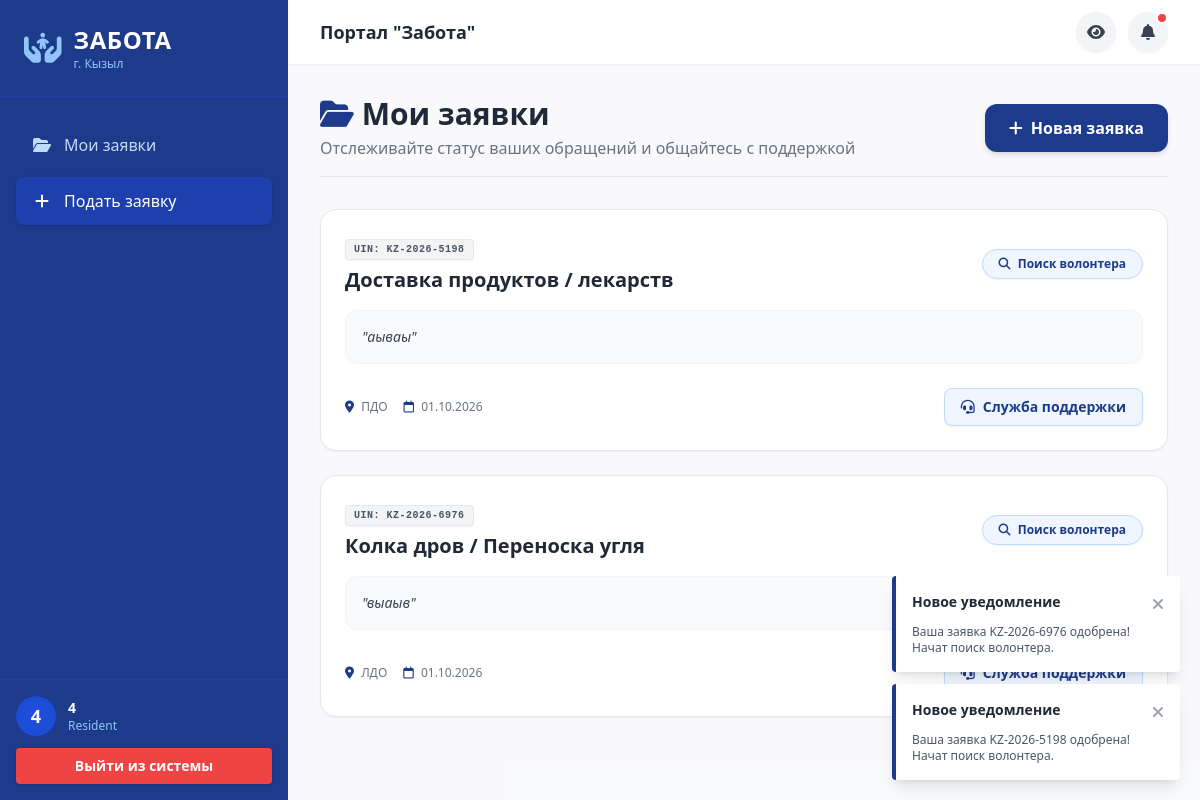
Page /resident/dashboard (signed in) on the committed database.
### models.py (models this page shows)
class User(Base):
    __tablename__ = "users"
    id = Column(Integer, primary_key=True, index=True)
    full_name = Column(String(255))
    phone = Column(String(20), unique=True, index=True)
    password_hash = Column(String(255))
    role = Column(Enum(UserRole), default=UserRole.resident)
    district_id = Column(Integer, ForeignKey("districts.id"), nullable=True)
    status = Column(Enum(UserStatus), default=UserStatus.active)
    rating = Column(Float, default=0.0)
    volunteer_hours = Column(Integer, default=0)
    created_at = Column(DateTime, default=datetime.utcnow)
    district = relationship("District", back_populates="users")
    applications = relationship("Application", back_populates="user")
    assignments = relationship("TaskAssignment", back_populates="volunteer")
    messages = relationship("TaskMessage", back_populates="sender")
    certificates = relationship("Certificate", back_populates="user")
    notifications = relationship("Notification", back_populates="user", cascade="all, delete-orphan")

class Application(Base):
    __tablename__ = "applications"
    id = Column(Integer, primary_key=True, index=True)
    user_id = Column(Integer, ForeignKey("users.id"))
    uin = Column(String(20), unique=True, index=True)
    applicant_name = Column(String(255))
    phone = Column(String(20))
    is_third_party = Column(Boolean, default=False)
    third_party_info = Column(Text, nullable=True)
    benefit_category = Column(String(100))
    district_id = Column(Integer, ForeignKey("districts.id"))
    address = Column(Text)
    category_id = Column(Integer, ForeignKey("categories.id"))
    description = Column(Text)
    audio_url = Column(String(255), nullable=True)
    is_emergency = Column(Boolean, default=False)
    status = Column(Enum(ApplicationStatus), default=ApplicationStatus.new)
    required_volunteers = Column(Integer, default=1)
    created_at = Column(DateTime, default=datetime.utcnow)
    user = relationship("User", back_populates="applications")
    district = relationship("District", back_populates="applications")
    category = relationship("Category", back_populates="applications")
    assignments = relationship("TaskAssignment", back_populates="application")
    messages = relationship("TaskMessage", back_populates="application")

class Category(Base):
    __tablename__ = "categories"
    id = Column(Integer, primary_key=True, index=True)
    title = Column(String(100))
    icon = Column(String(50))
    applications = relationship("Application", back_populates="category")

class District(Base):
    __tablename__ = "districts"
    id = Column(Integer, primary_key=True, index=True)
    name = Column(String(100), index=True)
    users = relationship("User", back_populates="district")
    applications = relationship("Application", back_populates="district")

### main.py (the view)
@app.get("/resident/dashboard")
async def resident_dashboard(request: Request, db: Session = Depends(get_db), user: models.User = Depends(auth.get_current_user)):
    if not user or user.role.name != 'resident':
        return RedirectResponse(url="/login")
    applications = db.query(models.Application).filter(models.Application.user_id == user.id).order_by(models.Application.created_at.desc()).all()
    return templates.TemplateResponse("resident_dashboard.html", {"request": request, "user": user, "applications": applications})

### templates/resident_dashboard.html (shortened to what this page needs)
{% extends "base.html" %}
{% block content %}
<div class="max-w-4xl mx-auto">
    <div class="flex flex-col md:flex-row justify-between items-start md:items-center mb-8 gap-4 border-b pb-4">
        <div>
            <h2 class="text-3xl font-bold text-gray-800"><i class="fa-solid fa-folder-open text-brand mr-2"></i>Мои заявки</h2>
            <p class="text-gray-500 mt-1">Отслеживайте статус ваших обращений и общайтесь с поддержкой</p>
        </div>
        <a href="/request/new" class="bg-brand text-white px-6 py-3 rounded-xl shadow-md hover:bg-blue-800 transition font-bold flex items-center gap-2 transform hover:-translate-y-0.5">
            <i class="fa-solid fa-plus"></i> Новая заявка
        </a>
    </div>
    <div class="space-y-6">
        {% for app in applications %}
        <div class="bg-white p-6 rounded-2xl shadow-sm border border-gray-200 hover:shadow-md transition">
            <div class="flex flex-col md:flex-row justify-between items-start md:items-center mb-4 gap-3">
                <div>
                    <span class="text-[10px] font-mono font-bold bg-gray-100 text-gray-600 px-2 py-1 rounded border border-gray-200 shadow-sm uppercase tracking-wider">UIN: {{ app.uin }}</span>
                    <h3 class="text-xl font-bold text-gray-800 mt-2">{{ app.category.title }}</h3>
                </div>
                <span class="px-4 py-1.5 rounded-full text-xs font-bold whitespace-nowrap shadow-sm border
                    {% if app.status.name == 'new' %} bg-gray-50 text-gray-700 border-gray-200
                    {% elif app.status.name == 'approved' %} bg-blue-50 text-brand border-blue-200
                    {% elif app.status.name in ['in_progress', 'review'] %} bg-yellow-50 text-yellow-700 border-yellow-200
                    {% elif app.status.name == 'completed' %} bg-emerald-50 text-success border-emerald-200
                    {% elif app.status.name == 'needs_materials' %} bg-indigo-50 text-indigo-700 border-indigo-200 animate-pulse
                    {% else %} bg-red-50 text-danger border-red-200 {% endif %}">
                    {% if app.status.name == 'new' %}<i class="fa-solid fa-clock mr-1"></i> Ожидает проверки
                    {% elif app.status.name == 'approved' %}<i class="fa-solid fa-magnifying-glass mr-1"></i> Поиск волонтера
                    {% elif app.status.name in ['in_progress', 'review'] %}<i class="fa-solid fa-person-digging mr-1"></i> В работе
                    {% elif app.status.name == 'completed' %}<i class="fa-solid fa-check-double mr-1"></i> Выполнена
                    {% elif app.status.name == 'needs_materials' %}<i class="fa-solid fa-box-open mr-1"></i> Ищем материалы
                    {% else %}<i class="fa-solid fa-ban mr-1"></i> Отклонена{% endif %}
                </span>
            </div>
            <p class="text-sm text-gray-700 mb-4 bg-gray-50 p-4 rounded-xl border border-gray-100 italic">"{{ app.description }}"</p>
            <div class="flex flex-wrap items-center gap-4 pt-2">
                <p class="text-xs text-gray-500 font-medium"><i class="fa-solid fa-location-dot text-brand mr-1"></i> {{ app.district.name }}</p>
                <p class="text-xs text-gray-500 font-medium"><i class="fa-regular fa-calendar text-brand mr-1"></i> {{ app.created_at.strftime('%d.%m.%Y') }}</p>
                <a href="/resident/chat/{{ app.id }}" class="inline-flex items-center gap-2 text-sm text-brand hover:text-white hover:bg-brand font-bold bg-blue-50 px-4 py-2 rounded-lg border border-blue-200 transition ml-auto shadow-sm">
                    <i class="fa-solid fa-headset"></i> Служба поддержки
                </a>
            </div>
        </div>
        {% endfor %}
    </div>
</div>
{% endblock %}

### templates/base.html (shortened to what this page needs)
<!DOCTYPE html>
<html lang="ru">
<head>
    <script src="https://cdn.tailwindcss.com"></script>
    <link rel="stylesheet" href="https://cdnjs.cloudflare.com/ajax/libs/font-awesome/6.4.0/css/all.min.css">
</head>
<body class="bg-gray-50 font-sans antialiased transition-all duration-300">
    <div class="flex h-screen overflow-hidden">
        <aside id="sidebar" class="bg-brand text-white w-72 flex-shrink-0 fixed inset-y-0 left-0 transform -translate-x-full md:relative md:translate-x-0 transition-transform duration-300 ease-in-out z-50 flex flex-col shadow-2xl md:shadow-none">
            <div class="p-6 flex items-center justify-between border-b border-blue-800">
                <a href="/" class="flex items-center space-x-3">
                    <i class="fa-solid fa-hands-holding-child text-3xl text-blue-300"></i>
                    <div>
                        <h1 class="text-2xl font-bold tracking-wide">ЗАБОТА</h1>
                        <p class="text-xs text-blue-300">г. Кызыл</p>
                    </div>
                </a>
            </div>
            <nav class="flex-grow p-4 space-y-2 overflow-y-auto mt-2">
                {% if user %}
                    {% if user.role.name == 'resident' %}
                        <a href="/resident/dashboard" class="nav-item"><i class="fa-solid fa-folder-open w-5 text-center"></i> Мои заявки</a>
                        <a href="/request/new" class="nav-item bg-blue-800 text-white shadow"><i class="fa-solid fa-plus w-5 text-center"></i> Подать заявку</a>
                    {% endif %}
                {% endif %}
            </nav>
            {% if user %}
            <div class="p-4 bg-blue-900 border-t border-blue-800">
                <div class="flex items-center gap-3 mb-3">
                    <div class="w-10 h-10 rounded-full bg-blue-700 flex items-center justify-center text-lg font-bold text-white shadow-inner">{{ user.full_name[0] }}</div>
                    <div class="overflow-hidden">
                        <p class="truncate font-bold text-sm text-white">{{ user.full_name }}</p>
                        <p class="text-xs text-blue-300 capitalize">{{ user.role.name }}</p>
                    </div>
                </div>
                <a href="/logout" class="block w-full text-center bg-red-500 hover:bg-red-600 transition text-white py-2 rounded text-sm font-bold shadow">Выйти из системы</a>
            </div>
            {% endif %}
        </aside>
        <div class="flex-1 flex flex-col h-screen overflow-hidden relative">
            <header class="bg-white shadow-sm h-16 flex items-center justify-between px-4 md:px-8 z-30">
                <div class="flex items-center">
                    <h2 class="font-bold text-gray-800 hidden sm:block text-lg">Портал "Забота"</h2>
                </div>
                <div class="flex items-center gap-3">
                    <button id="accessibilityBtn" title="Версия для слабовидящих" class="w-10 h-10 rounded-full bg-gray-100 hover:bg-blue-50 text-gray-700 hover:text-brand transition flex items-center justify-center shadow-sm">
                        <i class="fa-solid fa-eye"></i>
                    </button>
                    {% if user %}
                    <div class="relative">
                        <button id="notifBtn" class="relative w-10 h-10 rounded-full bg-gray-100 hover:bg-blue-50 text-gray-700 hover:text-brand transition flex items-center justify-center shadow-sm">
                            <i class="fa-solid fa-bell"></i>
                            <span id="notifBadge" class="hidden absolute top-0 right-0 w-3 h-3 bg-danger rounded-full border-2 border-white animate-pulse"></span>
                        </button>
                    </div>
                    {% endif %}
                </div>
            </header>
            <main class="flex-1 overflow-x-hidden overflow-y-auto bg-gray-50/50 p-4 md:p-8">
                <div>
                    {% block content %}{% endblock %}
                </div>
            </main>
        </div>
    </div>
    <div id="toastContainer" class="fixed bottom-5 right-5 z-[9999] flex flex-col gap-3"></div>
</body>
</html>

### templates/base.html (style rules this page uses)
.nav-item { display: flex; align-items: center; gap: 0.75rem; padding: 0.75rem 1rem; border-radius: 0.5rem; transition: all 0.2s; color: #bfdbfe; }

### rows in the picture
User: full_name "4", role.name "Resident"
Application: uin "KZ-2026-5198", category "Доставка продуктов / лекарств", status "approved" (drawn), description "аываы", district.name "ПДО", created_at "01.10.2026"
Application: uin "KZ-2026-6976", category "Колка дров / Переноска угля", status "approved" (drawn), description "выаыв", district.name "ЛДО", created_at "01.10.2026"
